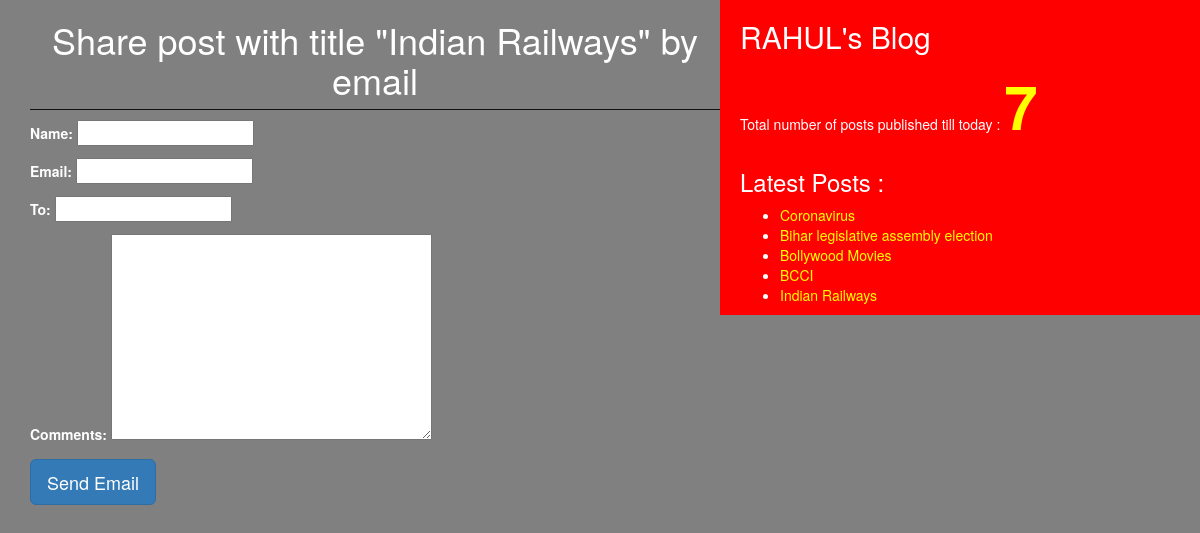
/3/share/, run on the app's committed database.
### blogapp/models.py (models this page shows, shortened)
class Post(models.Model):
    STATUS_CHOICES = (('draft','Draft'), ('published','Published'),)
    title = models.CharField(max_length = 256)
    slug = models.SlugField(max_length = 256, unique_for_date = 'publish')
    author = models.ForeignKey(User, models.SET_NULL, blank=True, null=True, related_name = 'blog_posts')
    body = models.TextField()
    publish = models.DateTimeField(default = timezone.now)
    created = models.DateTimeField(auto_now_add = True)
    updated = models.DateTimeField(auto_now = True)
    status = models.CharField(max_length = 10, choices = STATUS_CHOICES, default = 'draft')
    objects = CustomManager()
    tags = TaggableManager()    #It is a model manager responsible for everything related to taggs.
    class Meta:
        ordering = ('-publish',)
    def get_absolute_url(self):
        return reverse('post_detail', args = [self.publish.year, self.publish.strftime('%m'), self.publish.strftime('%d'), self.slug])

### blogapp/views.py (the view)
# urls.py: url(r'^(?P<id>\d+)/share/$', views.mail_send_view),
def mail_send_view(request, id):
    post = get_object_or_404(Post, id=id, status = 'published')
    sent = False
    if request.method == 'POST':
        form = EmailSendForm(request.POST)
        if form.is_valid():
            cd = form.cleaned_data
            subject = '{}({}) recommends you to read "{}"'.format(cd['name'], cd['email'], post.title)
            post_url = request.build_absolute_uri(post.get_absolute_url())
            message = 'Read post at: \n {} \n\n{}\'s Comments:\n{}'.format(post_url, cd['name'], cd['comments'])
            send_mail(subject, message, 'durga@blog.com', [cd['to']])
            sent = True
    else:
        form = EmailSendForm()
    return render(request, 'blogapp/sharebymail.html', {'form' : form, 'post' : post, 'sent' : sent})

### blogapp/forms.py
class EmailSendForm(forms.Form):
    name = forms.CharField()
    email = forms.EmailField()
    to = forms.EmailField()
    comments = forms.CharField(required=False, widget= forms.Textarea)

### blogapp/models.py (called while the page is built)
    def get_queryset(self):
        return super().get_queryset().filter(status = 'published')

### blogapp/templatetags/blogapp_tags.py (called while the page is built)
@register.simple_tag(name='my_tag')
def total_posts():
    return Post.objects.count()

@register.inclusion_tag('blogapp/latest_posts123.html')
def show_latest_posts(count=5):
    latest_posts = Post.objects.order_by('-publish')[:count]
    return {'latest_posts' : latest_posts}

### templates/blogapp/sharebymail.html (shortened to what this page needs)
<!DOCTYPE html>
{% extends 'blogapp/base.html' %}
{% block content %}
{% if sent %}
  <h1>Email sent successfully!!</h1>
  <h2>Post with title {{post.title}} shared by email.</h2>
{% else %}
  <h1>Share post with title "{{post.title}}" by email</h1>
    <form method="POST">
      {{form.as_p}}
      <input type="submit" class = 'btn btn-primary btn-lg' value="Send Email">
    </form>
  {% endif %}
{% endblock %}

### templates/blogapp/latest_posts123.html
<ul>
  {% for post in latest_posts %}
    <li><a href="{{post.get_absolute_url}}">{{ post.title }}</a></li>
  {% endfor %}
</ul>

### static/css/blog.css (style rules this page uses)
h1 { text-align: center; border-bottom: 1px solid #111; padding-bottom: 10px; }
body { background-color: grey; color: white; }
a { color: yellow; }

### data on the page
Post: title "Indian Railways"
Post: title "Coronavirus"
Post: title "Bihar legislative assembly election"
Post: title "Bollywood Movies"
Post: title "BCCI"
